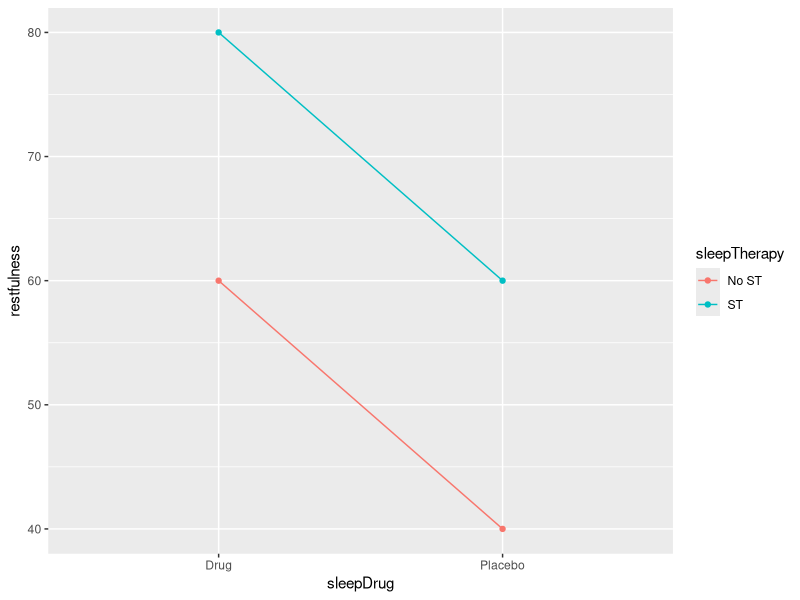
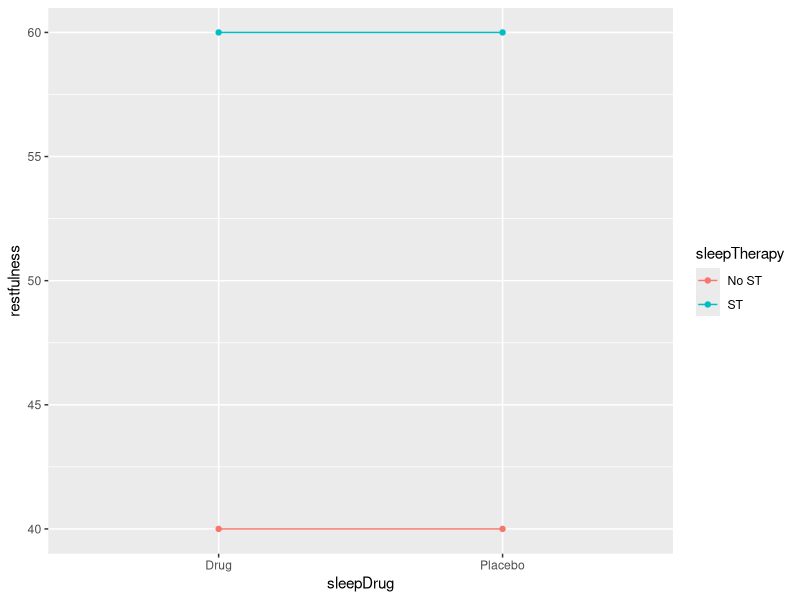
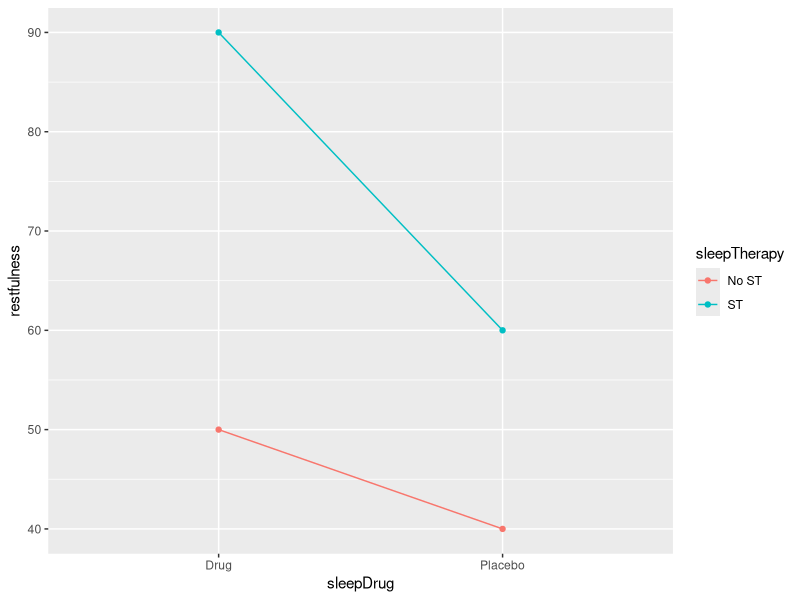

The R source for these figures, in order:
## ---- chunk 1
knitr::opts_chunk$set(echo = TRUE)
## ---- chunk 2
library(tidyverse)
library(psych)
options(scipen = 999)
## ---- chunk 3
sleepStudy1<- tibble(
  sleepDrug = c("Placebo", "Drug", "Placebo", "Drug"),
  sleepTherapy = c("ST", "No ST", "No ST", "ST"),
  restfulness = c(60, 60, 40, 80)
)
sleepStudy1
## ---- chunk 4
ggplot(data = sleepStudy1, aes(x = sleepDrug, y = restfulness, group = sleepTherapy, color= sleepTherapy)) + 
  geom_point()+
  geom_line()
## ---- chunk 5
sleepStudy2 <- tibble(
  sleepDrug = c("Placebo", "Drug", "Placebo", "Drug"),
  sleepTherapy = c("ST", "No ST", "No ST", "ST"),
  restfulness = c(60, 40, 40, 60)
)
sleepStudy2
## ---- chunk 6
ggplot(data = sleepStudy2, aes(x = sleepDrug, y = restfulness, group = sleepTherapy, color= sleepTherapy)) + 
  geom_point()+
  geom_line()
## ---- chunk 7
sleepStudy3 <- tibble(
  sleepDrug = c("Placebo", "Drug", "Placebo", "Drug"),
  sleepTherapy = c("ST", "No ST", "No ST", "ST"),
  restfulness = c(60, 50, 40, 90)
)
sleepStudy3
## ---- chunk 8
ggplot(data = sleepStudy3, aes(x = sleepDrug, y = restfulness, group = sleepTherapy, color= sleepTherapy)) + 
  geom_point()+
  geom_line()
## ---- chunk 9
# if (!requireNamespace("pastecs")) {
#   stop(install.packages("pastecs"))
# } else {
#   library("pastecs")
# }
# 
# by(longAttitude$Attitude, list(longAttitude$Drink, longAttitude$Imagery), stat.desc, basic = F)
## ---- chunk 10
#levels(longAttitude$Drink)
## ---- chunk 11
#levels(longAttitude$Imagery)
## ---- chunk 12
# longAttitude_summary_drink <- Rmisc::summarySEwithin(data = longAttitude, measurevar = "Attitude", withinvars ="Drink", idvar = "participant")
# longAttitude_summary_drink
# 
# ggplot(longAttitude_summary_drink, aes(Drink, Attitude, fill = Drink))+ 
#   geom_bar(position=position_dodge(), stat="identity")+
#   geom_errorbar(aes(ymin=Attitude-ci, ymax=Attitude+ci), 
#                   width=.2,                             
#                   position=position_dodge(.9))+
#   labs(x = "Type of Drink", y = "Mean Attitude", title = "Average attitude scores as a function of drink type") 
## ---- chunk 13
#by(longAttitude$Attitude, longAttitude$Drink, stat.desc, basic = FALSE)
## ---- chunk 14
# longAttitude_summary_imagery <- Rmisc::summarySEwithin(data = longAttitude, measurevar = "Attitude", withinvars = "Imagery", idvar = "participant")
# 
# ggplot(longAttitude_summary_imagery, aes(Imagery, Attitude, fill = Imagery))+
#   geom_bar(position=position_dodge(), stat="identity")+
#   geom_errorbar(aes(ymin=Attitude-ci, ymax=Attitude+ci),
#                   width=.2,
#                   position=position_dodge(.9))+
#   labs(x = "Imagery type", y = "Mean Attitude", title = "Average attitude scores as a function of imagery type")
## ---- chunk 15
#by(longAttitude$Attitude, longAttitude$Imagery, stat.desc, basic = FALSE)
